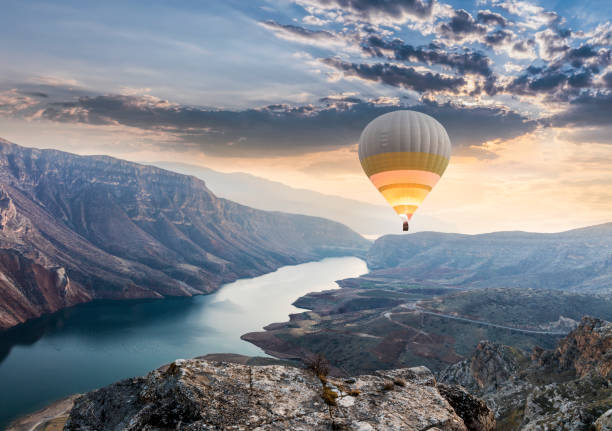
#> input picture pictures/landscape.jpg, 612 x 431 px
$ python RgbSegmentation.py
#> lines starting #> are read from the running program, lines starting #| are printed output that depends on the picture; after the words box and inside, x2 and y2 are one past the last pixel; in counts of white or black regions, pixels touching at a corner belong together
#> further down, img is the input picture: shape (431, 612, 3); mean B, G, R 137.8, 129.9, 125.6
import cv2
import numpy as np
import matplotlib.pyplot as plt

def rgb_segmentation(image, lower_threshold, upper_threshold):

    # Create masks for each channel using the given thresholds
    mask_red = cv2.inRange(image[:, :, 0], lower_threshold[0], upper_threshold[0])
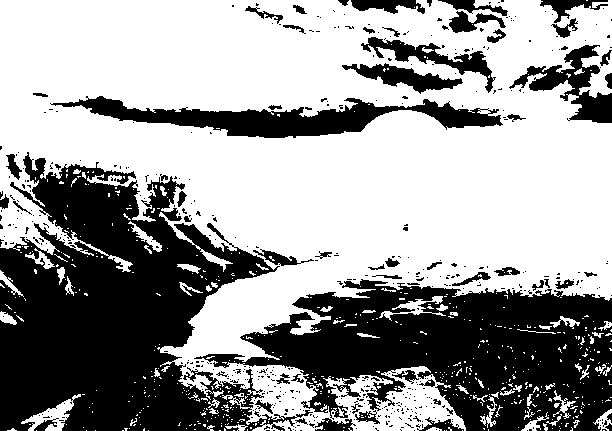
#> mask_red: shape (431, 612); 60.9% white; 501 black regions (442 under 20 px), largest, box (x1, y1, x2, y2) and area: (0, 152, 313, 431) 46642, (194, 279, 612, 431) 35254, (50, 96, 503, 138) 7494
    mask_green = cv2.inRange(image[:, :, 1], lower_threshold[1], upper_threshold[1])
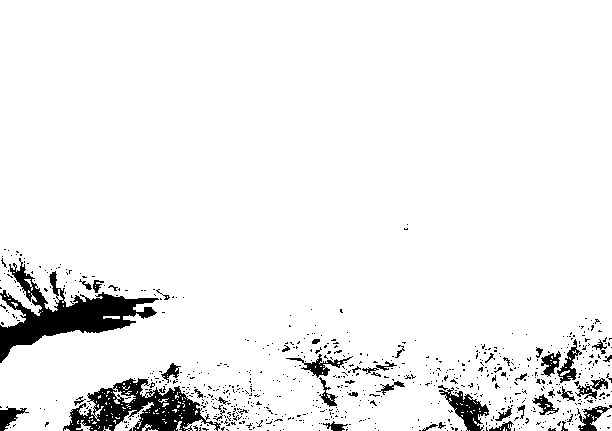
#> mask_green: shape (431, 612); 93.9% white; 724 black regions (678 under 20 px), largest, box (x1, y1, x2, y2) and area: (0, 258, 159, 363) 5111, (63, 378, 221, 431) 3866, (439, 387, 489, 431) 871
    mask_blue = cv2.inRange(image[:, :, 2], lower_threshold[2], upper_threshold[2])
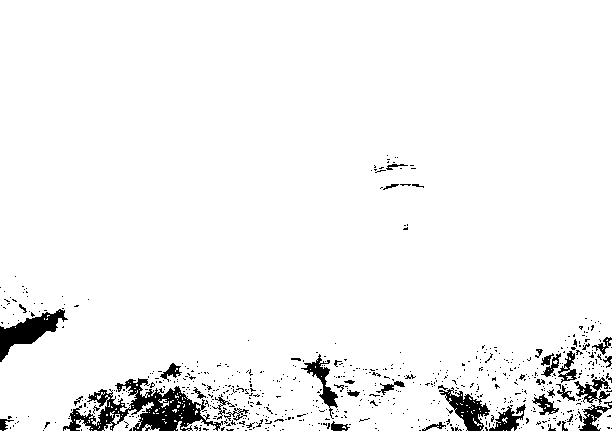
#> mask_blue: shape (431, 612); 95.6% white; 658 black regions (616 under 20 px), largest, box (x1, y1, x2, y2) and area: (63, 378, 223, 431) 3344, (0, 309, 68, 362) 1339, (439, 387, 490, 431) 900

    segmentation_mask = cv2.bitwise_and(mask_red, cv2.bitwise_and(mask_green, mask_blue))
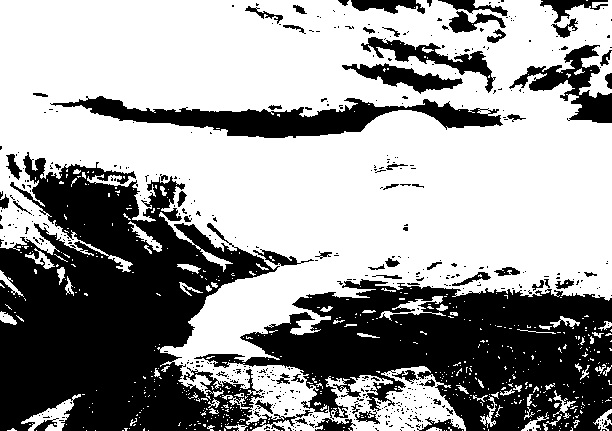
#> segmentation_mask: shape (431, 612); 60.8% white; 519 black regions (457 under 20 px), largest, box (x1, y1, x2, y2) and area: (0, 152, 313, 431) 46642, (194, 279, 612, 431) 35280, (50, 96, 503, 138) 7494

    # Implement the segmentation mask to the base image
    segmented_image = cv2.bitwise_and(image, image, mask=segmentation_mask)
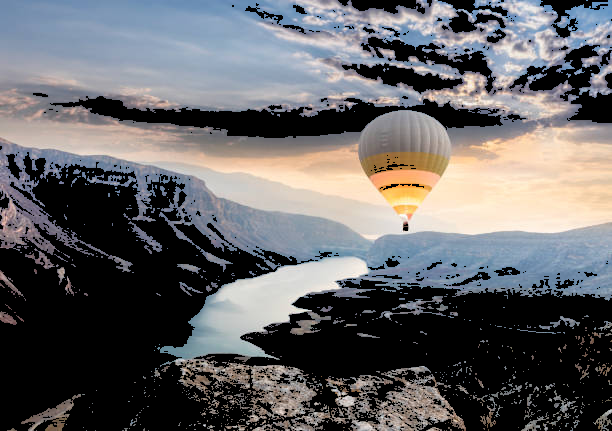
#> segmented_image: shape (431, 612, 3); mean R, G, B 100.4, 99.7, 101.9

    return segmentation_mask, segmented_image

# Load the image
img = cv2.imread('./pictures/landscape.jpg')
img = cv2.cvtColor(img, cv2.COLOR_BGR2RGB)

# RGB thresholds for segmentation
lower_threshold = [100, 50, 50]
upper_threshold = [255, 255, 255]

# Perform RGB segmentation
segmentation_mask, segmented_img = rgb_segmentation(img, lower_threshold, upper_threshold)

# Results
plt.figure(figsize=(12, 6))

plt.subplot(1, 3, 1)
plt.imshow(img)
plt.title('Base Image')

plt.subplot(1, 3, 2)
plt.imshow(segmentation_mask, cmap='gray')
plt.title('Segmentation Mask')

plt.subplot(1, 3, 3)
plt.imshow(segmented_img)
plt.title('Segmented Image')

plt.show()

$ run again, with pictures/ContraharmonicMean.jpg copied over pictures/landscape.jpg
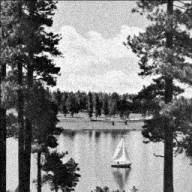
#> input picture pictures/ContraharmonicMean.jpg, 192 x 192 px
#> img is the input picture: shape (192, 192, 3); min 0, max 255, mean 127.9
#> in rgb_segmentation, `mask_red = cv2.inRange(image[:, :, 0], lower_threshold[0], upper_thres..`:
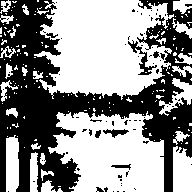
#> mask_red: shape (192, 192); 56.2% white; 75 black regions (65 under 20 px), largest, box (x1, y1, x2, y2) and area: (0, 0, 192, 192) 15318, (128, 40, 157, 75) 229, (103, 129, 129, 138) 110
#> mask_green: shape (192, 192); 74.7% white; 182 black regions (166 under 20 px), largest, box (x1, y1, x2, y2) and area: (6, 0, 80, 192) 5418, (142, 106, 192, 192) 1012, (110, 75, 183, 117) 945
#> `plt.show()`:
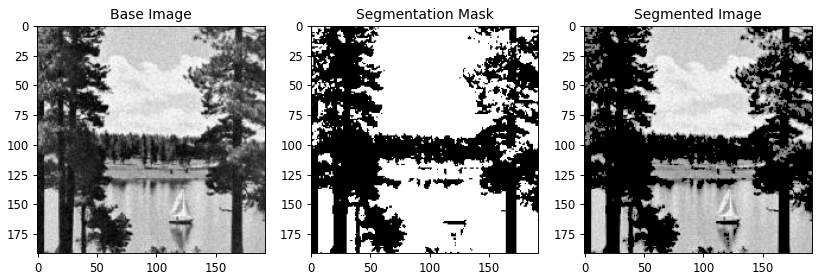
#> figure drawn by matplotlib, 3 panels

$ run again, with pictures/salt_pepper_noise.png saved as pictures/landscape.jpg
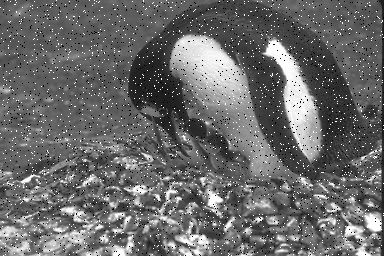
#> input picture pictures/salt_pepper_noise.png, 384 x 256 px
#> img is the input picture: shape (256, 384, 3); min 0, max 255, mean 106
#> in rgb_segmentation, `mask_red = cv2.inRange(image[:, :, 0], lower_threshold[0], upper_thres..`:
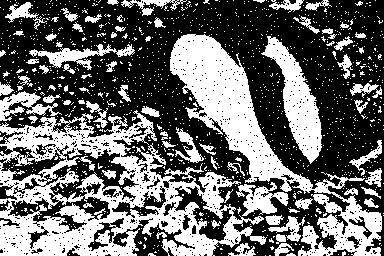
#> mask_red: shape (256, 384); 41.5% white; 1260 white regions (1181 under 20 px), largest, box (x1, y1, x2, y2) and area: (0, 110, 267, 256) 16368, (170, 34, 382, 256) 10547, (261, 36, 322, 164) 2940
#> mask_green: shape (256, 384); 91.9% white; 2217 black regions (2204 under 20 px), largest, box (x1, y1, x2, y2) and area: (128, 44, 206, 140) 3041, (310, 63, 353, 150) 1192, (379, 0, 384, 215) 433
#> `plt.show()`:
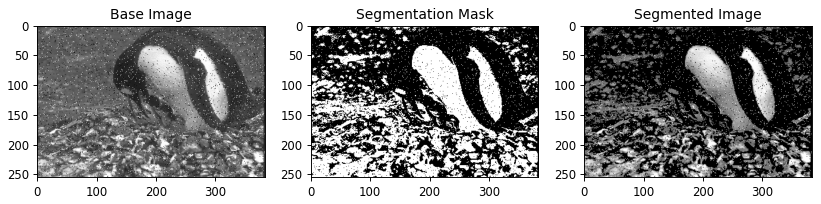
#> figure drawn by matplotlib, 3 panels
